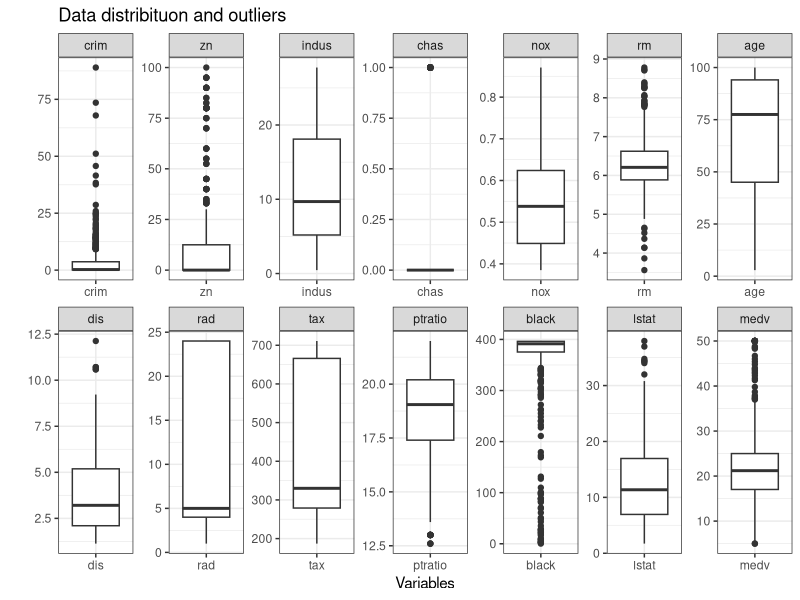
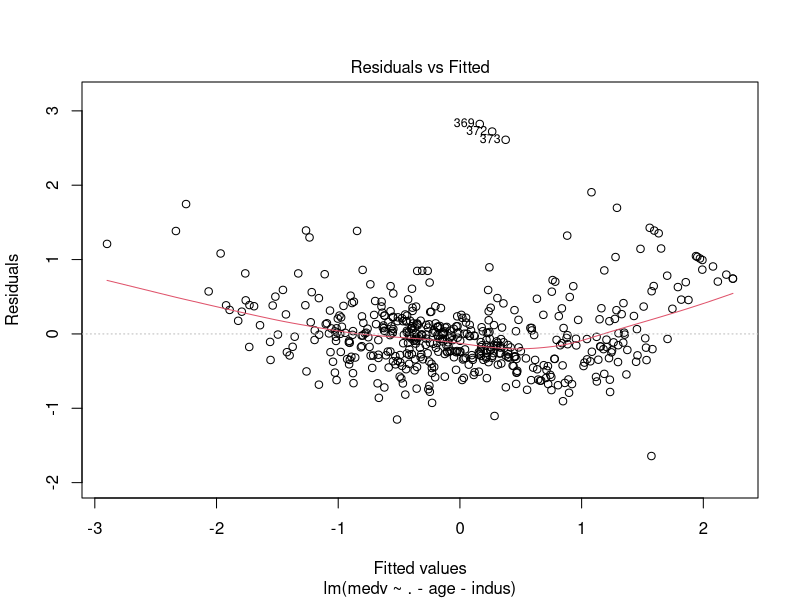
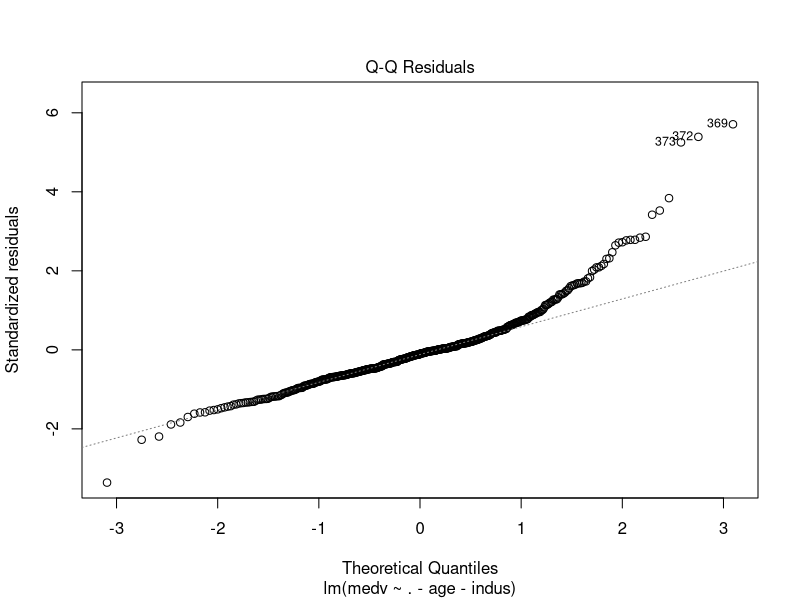
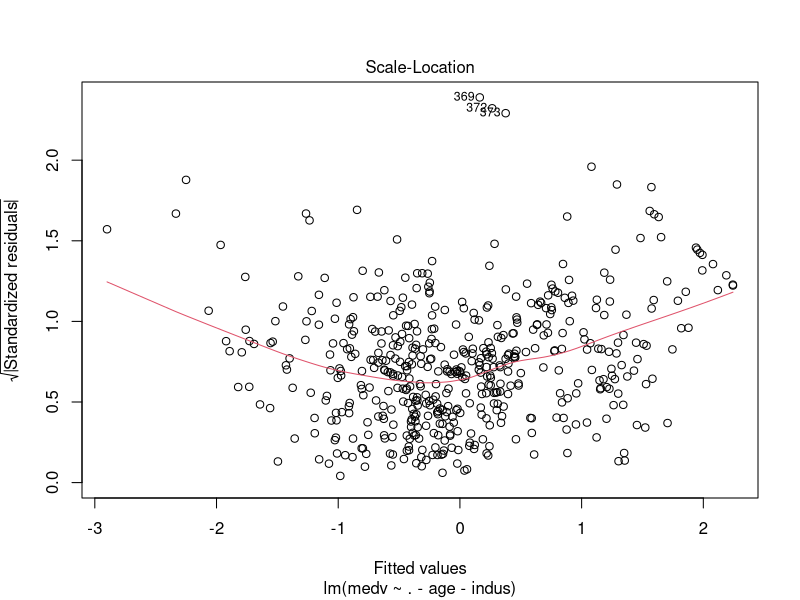
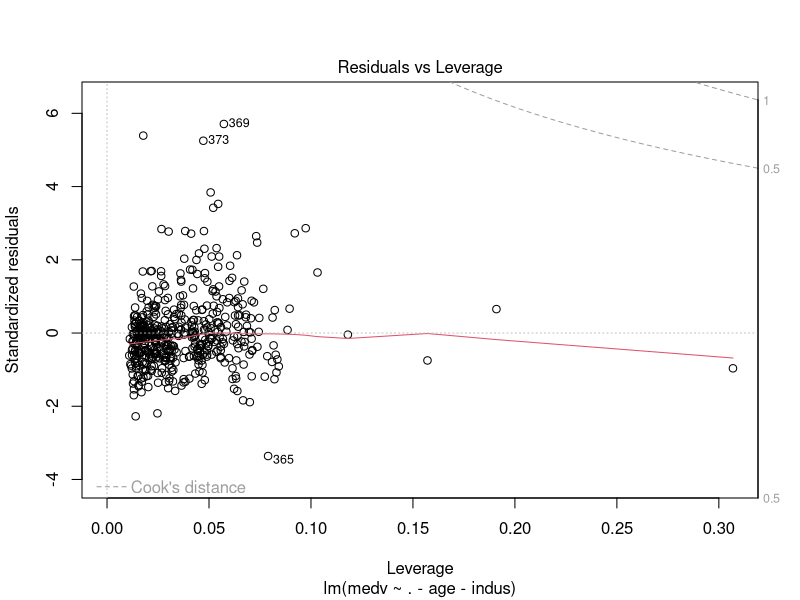
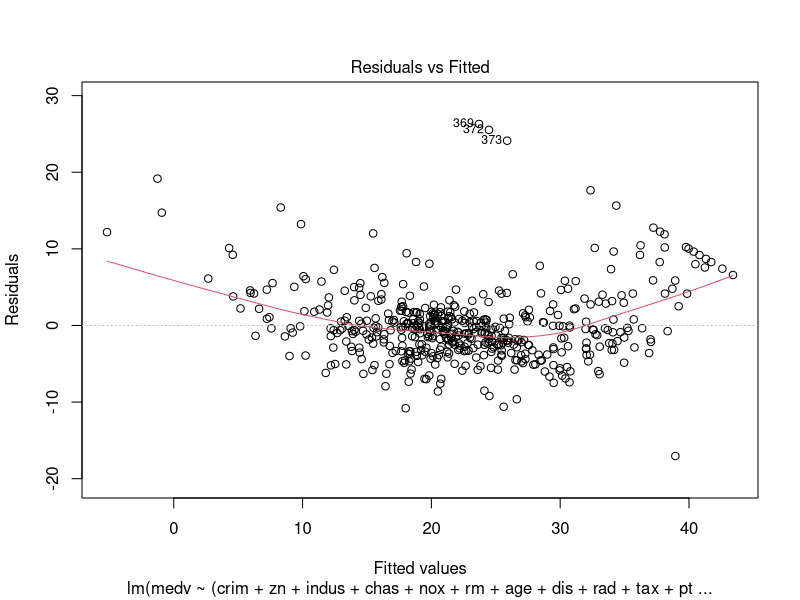
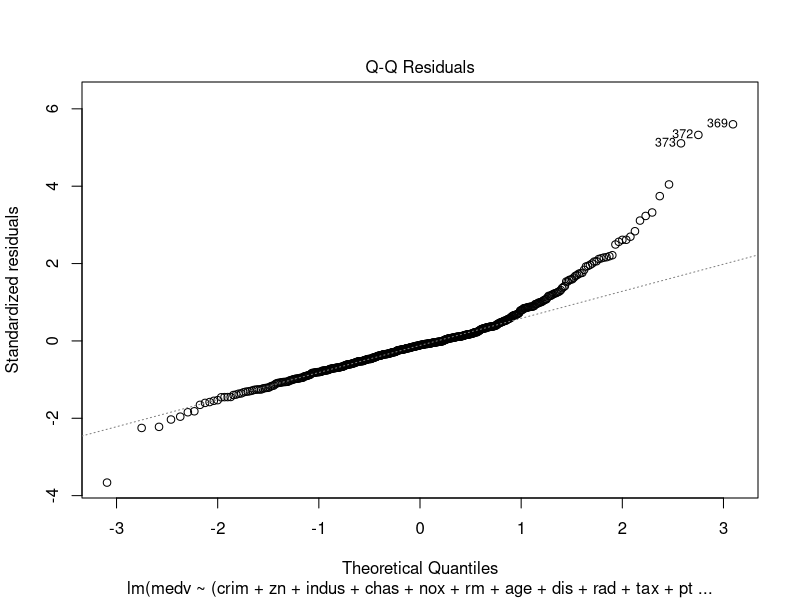
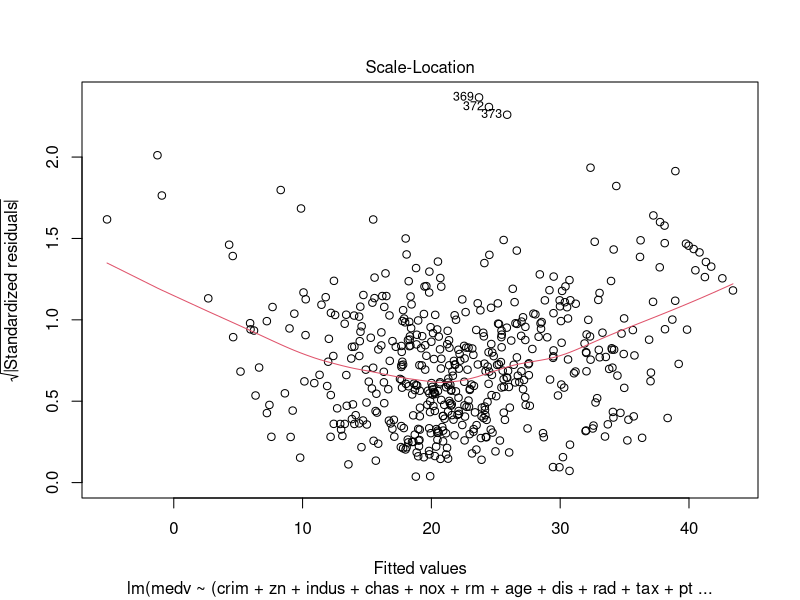

Write the R code that produced these figures, in order.
## ---- chunk 1
library(MASS)
library(dplyr)
library(ggplot2)
library(car)
## ---- chunk 2
data <- Boston
length(which(is.na(data)==T))
## ---- chunk 3

ggplot(stack(data), aes(x = ind, y = values), labeller(x = a)) +
  geom_boxplot() +
  facet_wrap(~ind, nrow = 2, scales = "free") +
  theme_bw()+
  xlab("Variables")+
  ylab("")+
  ggtitle("Data distribituon and outliers")

## ---- chunk 4
data$chas <-  as.factor(data$chas)
data$rad <-  as.factor(data$rad)
data_scaled = as.data.frame(scale(data[, -c(4, 9)]))
data_scaled = cbind(data_scaled, data$rad, data$chas)
model = lm(medv ~ ., data = data_scaled)
summary(model)  

## ---- chunk 5

model = lm(medv ~ .- age - indus, data = data_scaled)
summary(model)  

## ---- chunk 6
plot(model)

## ---- chunk 7

vif(model)
## ---- chunk 8

drop1(model)
## ---- chunk 9

best_model = lm(medv ~ (crim + zn + indus + chas + nox + rm + age + dis + rad + 
    tax + ptratio + black + lstat) - age - indus - nox - tax, data = data)
summary(best_model)  

## ---- chunk 10
plot(best_model)

## ---- chunk 11
ggplot(data, aes(x = medv, y = lstat)) +
  geom_smooth(method = lm, color ="red")+
  theme_bw() +
  xlab("Median value of owner-occupied homes in USD 1000’s") +
  ylab("Percentage of lower status of the population") +
  ggtitle("Dependens between variables medv and lstst")

